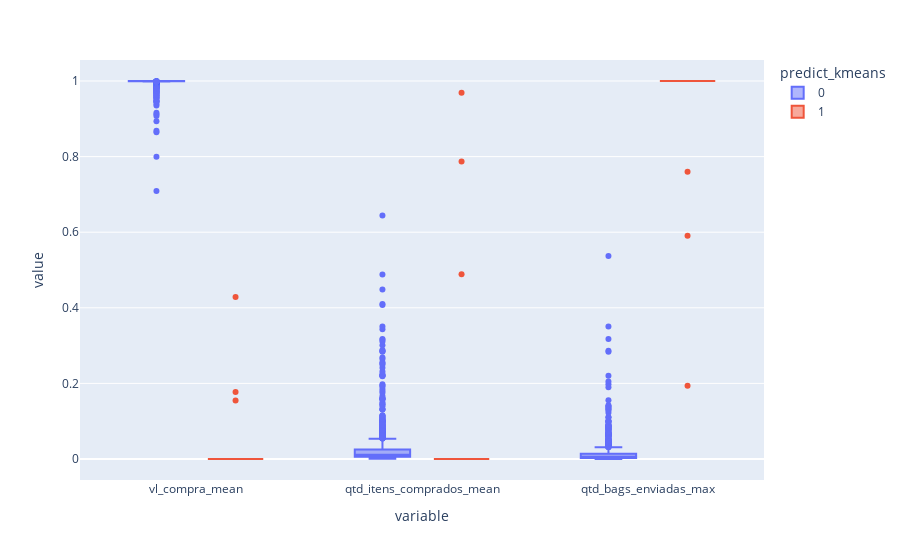

The notebook cell this image was saved under:
### Code cell
fig = px.box(df_filtrado_norm, color='predict_kmeans')
fig.show()

### Figure 1 — Plotly figure (JSON) as saved in the notebook; plotly's stock layout.template omitted (floating-point values rounded to 4 significant figures; data arrays with more than 128 entries replaced by an {"elided": "..."} marker saying what was removed)
{"data": [{"alignmentgroup": "True", "hovertemplate": "predict_kmeans=0<br>variable=%{x}<br>value=%{y}<extra></extra>", "legendgroup": "0", "marker": {"color": "#636efa"}, "name": "0", "notched": false, "offsetgroup": "0", "orientation": "v", "showlegend": true, "type": "box", "x": {"elided": "3414 str values"}, "x0": " ", "xaxis": "x", "y": {"elided": "3414 float values"}, "y0": " ", "yaxis": "y"}, {"alignmentgroup": "True", "hovertemplate": "predict_kmeans=1<br>variable=%{x}<br>value=%{y}<extra></extra>", "legendgroup": "1", "marker": {"color": "#EF553B"}, "name": "1", "notched": false, "offsetgroup": "1", "orientation": "v", "showlegend": true, "type": "box", "x": {"elided": "393 str values"}, "x0": " ", "xaxis": "x", "y": {"elided": "393 float values"}, "y0": " ", "yaxis": "y"}], "layout": {"boxmode": "group", "legend": {"title": {"text": "predict_kmeans"}, "tracegroupgap": 0}, "margin": {"t": 60}, "xaxis": {"anchor": "y", "domain": [0, 1], "title": {"text": "variable"}}, "yaxis": {"anchor": "x", "domain": [0, 1], "title": {"text": "value"}}}}
